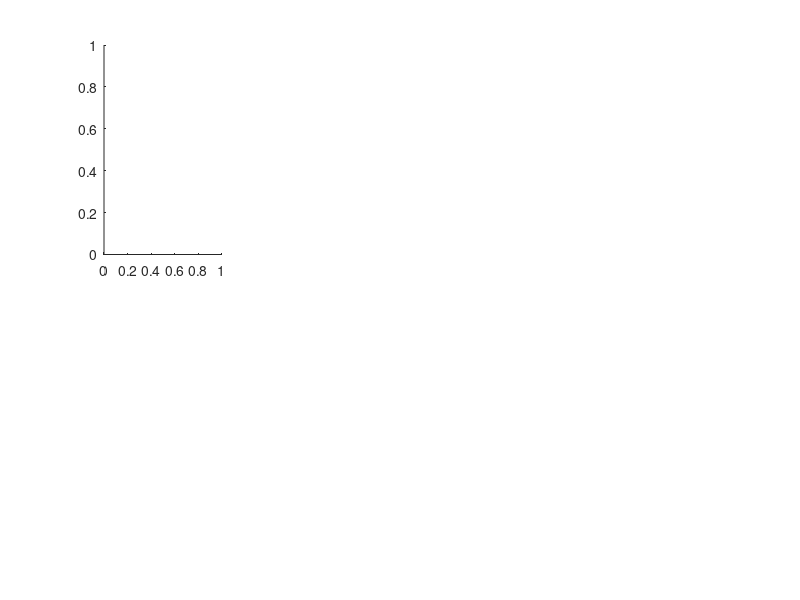

Reproduce this figure in MATLAB. (Note: this script raises an error after producing the figure.)
% Test script for 3D Logical Lattice Growth
% Tests the generate_templated_growth_3d_logical function
clear; clc; close all;

%% Test Parameters
p_c_prime = 0.6884;
L = 500;  % Lattice size (reduced for 3D to avoid memory issues)
p_values = [0.05, 0.1, 0.15, 0.2, 0.25, 0.3, 0.35, 0.4, 0.45, 0.5];
p_values = [0.1, 0.3116, 0.45, 0.6884, 0.85];

p_values = [0:0.05:0.3, 0.3116,0.35:0.05:0.6,linspace(0.6,0.75,21),p_c_prime, 0.8, 0.85, 0.9, 0.95];
p_values = unique(p_values);
num_tests = 3;  % Number of test runs per probability (reduced for 3D)

fprintf('=== Testing 3D Logical Lattice Growth ===\n');
fprintf('Lattice size: %d x %d x %d\n', L, L, L);
fprintf('Memory per lattice: %.2f MB\n', (L^3 * 8) / (1024^2));

%% Test 1: Basic Growth Verification
fprintf('\n=== Testing Basic Growth Patterns ===\n');
figure('Position', [100, 100, 1400, 1000]);

% Test with a subset of p_values to avoid too many subplots
test_p_values = p_values(1:min(8, length(p_values)));
lattice = rand(L,L,L)<p_values(1);
for i = 1:length(test_p_values)
    subplot(2, 4, i);
    
    % Generate lattice
    lattice = generate_templated_growth_3d_logical(L, test_p_values(i),lattice);
    
    % Create 2D slice visualization (middle slice in z-direction)
    z_slice = round(L/2);
    lattice_slice = lattice(:, :, z_slice);
    
    % Visualize the slice
    imagesc(lattice_slice);
    colormap([1 1 1; 0 0 0]); % White for empty, black for occupied
    axis equal tight;
    title(sprintf('p = %.2f (%.1f%% achieved)', test_p_values(i), 100*sum(lattice(:))/L^3));
    
    % Verify connectivity
    [num_clusters, cluster_sizes] = analyze_3d_clusters(lattice);
    fprintf('p=%.2f: %d clusters, largest=%d sites\n', test_p_values(i), num_clusters, max(cluster_sizes));
end

sgtitle('3D Growth Patterns - Z-Slice Visualizations');

%% Test 2: 3D Connectivity Verification
fprintf('\n=== Testing 3D Connectivity ===\n');
figure('Position', [200, 200, 1200, 800]);

% Test with higher density to see connectivity
test_p = 0.3;
lattice = generate_templated_growth_3d_logical(L, test_p);

% Analyze clusters
[num_clusters, cluster_sizes, cluster_labels] = analyze_3d_clusters(lattice);

% Create 3D visualization slices
subplot(2, 3, 1);
z_slice = round(L/2);
imagesc(lattice(:, :, z_slice));
title(sprintf('Z-slice (z=%d)', z_slice));
axis equal tight;

subplot(2, 3, 2);
y_slice = round(L/2);
imagesc(squeeze(lattice(:, y_slice, :)));
title(sprintf('Y-slice (y=%d)', y_slice));
axis equal tight;

subplot(2, 3, 3);
x_slice = round(L/2);
imagesc(squeeze(lattice(x_slice, :, :)));
title(sprintf('X-slice (x=%d)', x_slice));
axis equal tight;

% Show cluster analysis
subplot(2, 3, 4);
imagesc(cluster_labels(:, :, z_slice));
title(sprintf('Clusters (Z-slice): %d clusters', num_clusters));
axis equal tight;
colorbar;

subplot(2, 3, 5);
histogram(cluster_sizes, 20);
title('Cluster Size Distribution');
xlabel('Cluster Size');
ylabel('Frequency');

subplot(2, 3, 6);
% Show largest cluster
largest_cluster_mask = cluster_labels == 1;
largest_cluster_slice = largest_cluster_mask(:, :, z_slice);
imagesc(largest_cluster_slice);
title(sprintf('Largest Cluster (size=%d)', max(cluster_sizes)));
axis equal tight;

fprintf('Connectivity test: %d clusters found\n', num_clusters);
fprintf('Cluster sizes: %s\n', mat2str(sort(cluster_sizes, 'descend')));

%% Test 3: Template Reuse Verification
fprintf('\n=== Testing Template Reuse ===\n');
figure('Position', [300, 300, 1400, 400]);

% Start with base template
base_lattice = generate_templated_growth_3d_logical(L, 0.1);

% Grow incrementally
lattice_1 = generate_templated_growth_3d_logical(L, 0.2, base_lattice);
lattice_2 = generate_templated_growth_3d_logical(L, 0.3, lattice_1);
lattice_3 = generate_templated_growth_3d_logical(L, 0.4, lattice_2);

% Show middle slices
z_slice = round(L/2);

subplot(1, 4, 1);
imagesc(base_lattice(:, :, z_slice));
title('p = 0.1 (base)');
axis equal tight;

subplot(1, 4, 2);
imagesc(lattice_1(:, :, z_slice));
title('p = 0.2 (grown)');
axis equal tight;

subplot(1, 4, 3);
imagesc(lattice_2(:, :, z_slice));
title('p = 0.3 (grown)');
axis equal tight;

subplot(1, 4, 4);
imagesc(lattice_3(:, :, z_slice));
title('p = 0.4 (grown)');
axis equal tight;

sgtitle('3D Template Reuse Verification');

%% Test 4: Statistical Verification
fprintf('\n=== Testing Statistical Properties ===\n');
figure('Position', [400, 400, 1200, 800]);

achieved_densities = zeros(length(p_values), num_tests);
growth_efficiency = zeros(length(p_values), num_tests);
runtime_measurements = zeros(length(p_values), num_tests);

for i = 1:length(p_values)
    for j = 1:num_tests
        fprintf('Testing p=%.2f, run %d/%d...\n', p_values(i), j, num_tests);
        
        tic;
        lattice = generate_templated_growth_3d_logical(L, p_values(i));
        runtime = toc;
        
        achieved_densities(i, j) = sum(lattice(:)) / L^3;
        growth_efficiency(i, j) = achieved_densities(i, j) / p_values(i);
        runtime_measurements(i, j) = runtime;
    end
end

% Plot results
subplot(2, 3, 1);
errorbar(p_values, mean(achieved_densities, 2), std(achieved_densities, 0, 2), 'o-');
hold on;
plot([0, max(p_values)], [0, max(p_values)], '--k');
xlabel('Target Probability');
ylabel('Achieved Density');
title('Density Achievement');
legend('Achieved', 'Target', 'Location', 'best');
grid on;

subplot(2, 3, 2);
boxplot(growth_efficiency', p_values);
xlabel('Target Probability');
ylabel('Growth Efficiency (Achieved/Target)');
title('Growth Efficiency');
grid on;

subplot(2, 3, 3);
plot(p_values, std(achieved_densities, 0, 2), 'o-');
xlabel('Target Probability');
ylabel('Standard Deviation');
title('Density Variability');
grid on;

subplot(2, 3, 4);
errorbar(p_values, mean(runtime_measurements, 2), std(runtime_measurements, 0, 2), 'o-');
xlabel('Target Probability');
ylabel('Runtime (seconds)');
title('Performance');
grid on;

subplot(2, 3, 5);
scatter(achieved_densities(:), runtime_measurements(:), 'filled');
xlabel('Achieved Density');
ylabel('Runtime (seconds)');
title('Density vs Runtime');
grid on;

subplot(2, 3, 6);
histogram(runtime_measurements(:), 20);
title('Runtime Distribution');
xlabel('Runtime (seconds)');
ylabel('Frequency');

sgtitle('3D Growth Statistical Analysis');

%% Test 5: Memory and Performance Analysis
fprintf('\n=== Memory and Performance Analysis ===\n');

% Test different lattice sizes
test_sizes = [30, 40, 50, 60];
size_runtimes = zeros(length(test_sizes), 1);
size_memory = zeros(length(test_sizes), 1);

for i = 1:length(test_sizes)
    L_test = test_sizes(i);
    fprintf('Testing size %d x %d x %d...\n', L_test, L_test, L_test);
    
    % Estimate memory usage
    size_memory(i) = (L_test^3 * 8) / (1024^2); % MB
    
    % Time the generation
    tic;
    lattice = generate_templated_growth_3d_logical(L_test, 0.3);
    runtime = toc;
    size_runtimes(i) = runtime;
    
    fprintf('  Memory: %.2f MB, Runtime: %.3f s\n', size_memory(i), runtime);
end

figure('Position', [500, 500, 1000, 400]);

subplot(1, 2, 1);
plot(test_sizes, size_runtimes, 'o-', 'LineWidth', 2);
xlabel('Lattice Size');
ylabel('Runtime (seconds)');
title('Runtime vs Lattice Size');
grid on;

subplot(1, 2, 2);
plot(test_sizes, size_memory, 's-', 'LineWidth', 2);
xlabel('Lattice Size');
ylabel('Memory Usage (MB)');
title('Memory vs Lattice Size');
grid on;

sgtitle('3D Growth Scalability Analysis');

%% Test 6: Edge Case Testing
fprintf('\n=== Testing Edge Cases ===\n');

% Test with p = 0
fprintf('Testing p = 0...\n');
lattice_p0 = generate_templated_growth_3d_logical(L, 0);
fprintf('  Result: %d occupied sites (expected: 1)\n', sum(lattice_p0(:)));

% Test with p = 1 (should fail gracefully)
fprintf('Testing p = 1...\n');
try
    lattice_p1 = generate_templated_growth_3d_logical(L, 1);
    fprintf('  Result: %d occupied sites (expected: %d)\n', sum(lattice_p1(:)), L^3);
catch ME
    fprintf('  Error: %s\n', ME.message);
end

% Test with very small p
fprintf('Testing p = 0.001...\n');
lattice_small = generate_templated_growth_3d_logical(L, 0.001);
fprintf('  Result: %d occupied sites\n', sum(lattice_small(:)));

fprintf('\n=== 3D Logical Lattice Growth Testing Complete ===\n');

%% Helper Functions

function [num_clusters, cluster_sizes, cluster_labels] = analyze_3d_clusters(lattice)
% Analyze 3D clusters using bwconncomp
    
    % Convert to logical for bwconncomp
    bw = logical(lattice);
    
    % Find connected components (6-connectivity for 3D)
    cc = bwconncomp(bw, 6);
    
    num_clusters = cc.NumObjects;
    cluster_sizes = cellfun(@length, cc.PixelIdxList);
    
    % Create cluster labels if requested
    if nargout > 2
        cluster_labels = labelmatrix(cc);
    end
end
